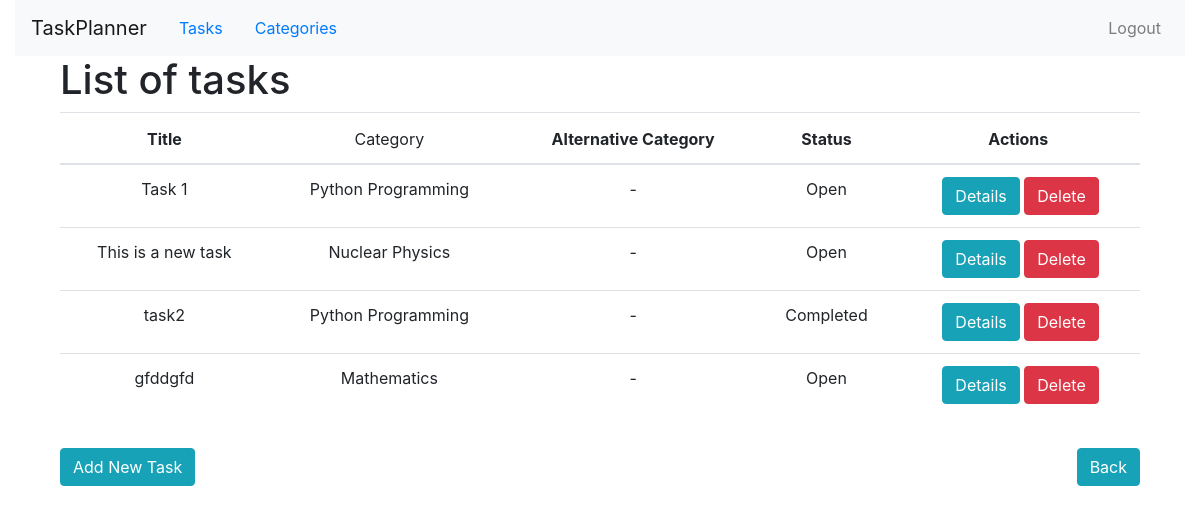
The app's page /task/ (signed in) with its own data.
### planner_app/models.py (models this page shows, shortened)
class TaskItem(models.Model):
    STATUS_CHOICES = [
        ("completed", "Completed"),
        ("open", "Open"),
        ("cancelled", "Cancelled"),
        ("optional", "Optional"),
    ]
    user = models.ForeignKey(User, on_delete=models.CASCADE)
    title = models.CharField(max_length=200)
    description = models.TextField(blank=True, null=True)
    category = models.ForeignKey(
        TaskCategory, related_name="tasks", on_delete=models.CASCADE
    )
    alternative_category = models.ForeignKey(
        TaskCategory,
        related_name="alternative_tasks",
        blank=True,
        null=True,
        on_delete=models.SET_NULL,
    )
    status = models.CharField(max_length=10, choices=STATUS_CHOICES, default="open")
    date_created = models.DateTimeField(auto_now_add=True)
    date_closed = models.DateTimeField(blank=True, null=True)
    objects = TaskItemManager()

class TaskCategory(models.Model):
    user = models.ForeignKey(User, on_delete=models.CASCADE)
    name = models.CharField(max_length=200)
    description = models.TextField(blank=True, null=True)
    def __str__(self):
        return str(self.name)

### planner_app/views.py (the view)
# urls.py: path("task/", views.task, name="task"),
@login_required
def task(request):
    tasks = TaskItem.objects.filter(user=request.user)  # Filter tasks by logged-in user
    sort_by_task_category = request.GET.get("sort_by_task_category")
    if sort_by_task_category == "category":
        tasks = tasks.order_by("-category")  # Sort tasks alphabetically by category
    context = {"tasks": tasks, "task_create_url": "task_create", "home_url": "home"}
    return render(request, "planner_app/task_list.html", context)

### planner_app/templates/planner_app/task_list.html (shortened to what this page needs)
{% extends "base.html" %} {% block title %} Task Page {% endblock %} {% block content %}
<div class="container">
    <h1 class="text-left">List of tasks</h1>
    <table class="table text-center">
        <thead>
            <tr>
                <th>Title</th>
                <th>
                    <form method="get" style="display: inline">
                        <button type="submit" class="btn btn-link"
                            style="padding: 0; border: none; background: none; color: inherit">
                            Category
                        </button>
                    </form>
                </th>
                <th>Alternative Category</th>
                <th>Status</th>
                <th>Actions</th>
            </tr>
        </thead>
        <tbody>
            {% for task in tasks %}
            <tr>
                <td>{{ task.title }}</td>
                <td>{{ task.category }}</td>
                <td>{{ task.alternative_category|default_if_none:"-" }}</td>
                <td>{{ task.get_status_display }}</td>
                <td>
                    <form action="{% url 'task_detail' task.pk %}" method="get" style="display: inline">
                        <button type="submit" class="btn btn-info">Details</button>
                    </form>
                    <form action="{% url 'task_delete' task.pk %}" method="get" style="display: inline">
                        <button type="submit" class="btn btn-danger">Delete</button>
                    </form>
                </td>
            </tr>
            {% endfor %}
        </tbody>
    </table>
    {% include 'planner_app/button_row.html' with url='task_create' text="Add New Task" back_url='home' %}
</div>
{% endblock %}

### records on screen
TaskItem: title "Task 1", category "Python Programming", alternative_category "-", status "Open"
TaskItem: title "This is a new task", category "Nuclear Physics", alternative_category "-", status "Open"
TaskItem: title "task2", category "Python Programming", alternative_category "-", status "Completed"
TaskItem: title "gfddgfd", category "Mathematics", alternative_category "-", status "Open"

### other values on screen
{{ text }} "Add New Task"
